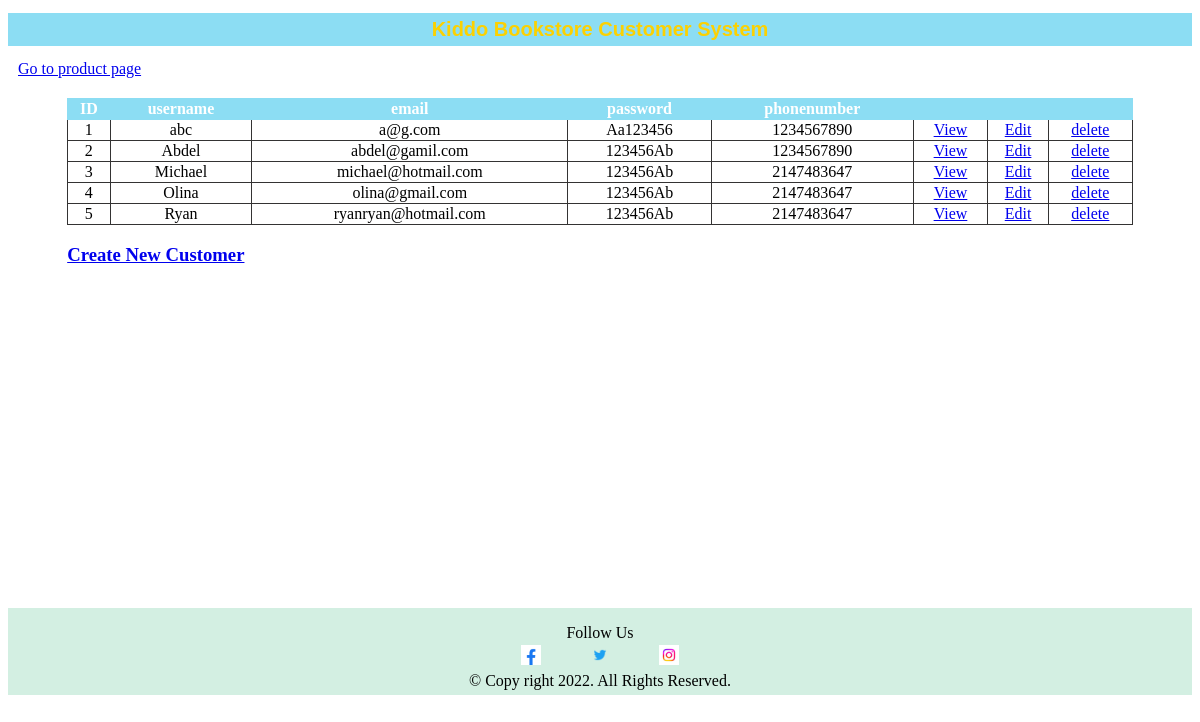
Screenshot of /index1.php with the database file from the repository.
### tables this page shows
CREATE TABLE `customer` (
  `id` int(11) NOT NULL,
  `username` varchar(32) NOT NULL,
  `email` varchar(32) NOT NULL,
  `password` varchar(32) NOT NULL,
  `phonenumber` int(10) NOT NULL
);

### index1.php (the view, shortened to what this page needs)
<!DOCTYPE html>
<html lang="en">
<head>
<link rel="stylesheet" href="CSS/style.css" type="text/css">
</head>
<body>
  <?php include("header.php");
  $db = db_connect();
  $sql = "SELECT * FROM customer ";
  $sql .= "ORDER BY username ASC";
  $result_set = mysqli_query($db, $sql);
  ?>
  <div id="content">
    <table class="list">
      <tr>
        <th>ID</th>
        <th>username</th>
        <th>email</th>
        <th>password</th>
        <th>phonenumber</th>
        <th>&nbsp</th>
        <th>&nbsp</th>
        <th>&nbsp</th>
      </tr>
      <?php while ($results = mysqli_fetch_assoc($result_set)) { ?>
        <tr>
          <td><?php echo $results['id']; ?></td>
          <td><?php echo $results['username']; ?></td>
          <td><?php echo $results['email']; ?></td>
          <td><?php echo $results['password']; ?></td>
          <td><?php echo $results['phonenumber']; ?></td>
          <td><a class="action" href="<?php echo "view.php?id=" . $results['id']; ?>">View</a></td>
          <td><a class="action" href="<?php echo "edit.php?id=" . $results['id']; ?>">Edit</a></td>
          <td><a class="action" href="<?php echo "delete.php?id=" . $results['id']; ?>">delete</a></td>
        </tr>
      <?php } ?>
    </table>
    <div>
      <h3><a class="action" href="signup.php">Create New Customer</a></h3>
    </div>
  </div>
  <?php include("footer.php"); ?>
</body>
</html>

### header.php (shortened to what this page needs)
<!doctype html>
<html lang="en">
<head>
  <link rel="stylesheet" href="<?php echo 'CSS/phpstyle.css'; ?>">
</head>
<body>
  <header>
    <h1>Kiddo Bookstore Customer System</h1>
  </header>
  <nav>
    <a href="<?php echo 'index.php'; ?>" id="productpage">Go to product page</a>
  </nav>
</body>
</html>

### footer.php (shortened to what this page needs)
<!doctype html>
<html lang="en">
<head>
  <link rel="stylesheet" href="./CSS/style.css" type="text/css">
</head>
<body>
  <footer>
    <div id="footercontainer">
      <p id="follow">Follow Us</p>
      <a id="fbicon" class="followicon" target="black" href="https://www.facebook.com/"><img src="Picture/facebook.jpg" alt="facebook icon"></a>
      <a id="twicon" class="followicon" target="black" href="https://twitter.com"><img src="Picture/twitter.jpg" alt="twitter icon"></a>
      <a id="isicon" class="followicon" target="black" href="https://www.instagram.com"><img src="Picture/instagram.jpg" alt="instagram icon"></a>
      <p id="copyright">© Copy right 2022. All Rights Reserved.</p>
    </div>
  </footer>
</body>
</html>

### CSS/style.css (style rules this page uses)
#footercontainer { display: grid; grid-template-columns: 45% 10% 45% ; background-color: rgb(211, 239, 226); margin-top: 10px; text-align: center; }
#follow { grid-column: 1 / 4; margin-bottom: 3px; }
#fbicon { grid-column: 1 / 2; text-align: right; }
#twicon { grid-column: 2 / 3; }
#isicon { grid-column: 3 / 4; text-align: left; }
#copyright { grid-column: 1 / 4; margin-top: 3px; margin-bottom: 5px; }
.followicon img { width: 15pt; }

### CSS/phpstyle.css (style rules this page uses)
header { width: 100%; height: auto; background: rgb(140, 221, 243); color: white; }
header h1 { padding: 5px; font-size: 20px; font-family: Verdana, Arial, Helvetica, sans-serif; text-align: center; color: rgb(251, 209, 2); }
nav { margin-left: 10px; margin-bottom: 20px; }
#content { width: 90%; min-height: 500px; margin-left: 5%; }
table { border-collapse: collapse; vertical-align: top; }
.list { width: 100%; }
.list tr td { border: 1px solid #343333; text-align: center; }
.list tr th { border: 1px solid rgb(140, 221, 243); background: rgb(140, 221, 243); color: white; text-align: center; }

### rows the page displays
customer: id "1", username "abc", email "a@g.com", password "Aa123456", phonenumber "1234567890"
customer: id "2", username "Abdel", email "abdel@gamil.com", password "123456Ab", phonenumber "1234567890"
customer: id "3", username "Michael", email "michael@hotmail.com", password "123456Ab", phonenumber "2147483647"
customer: id "4", username "Olina", email "olina@gmail.com", password "123456Ab", phonenumber "2147483647"
customer: id "5", username "Ryan", email "ryanryan@hotmail.com", password "123456Ab", phonenumber "2147483647"
